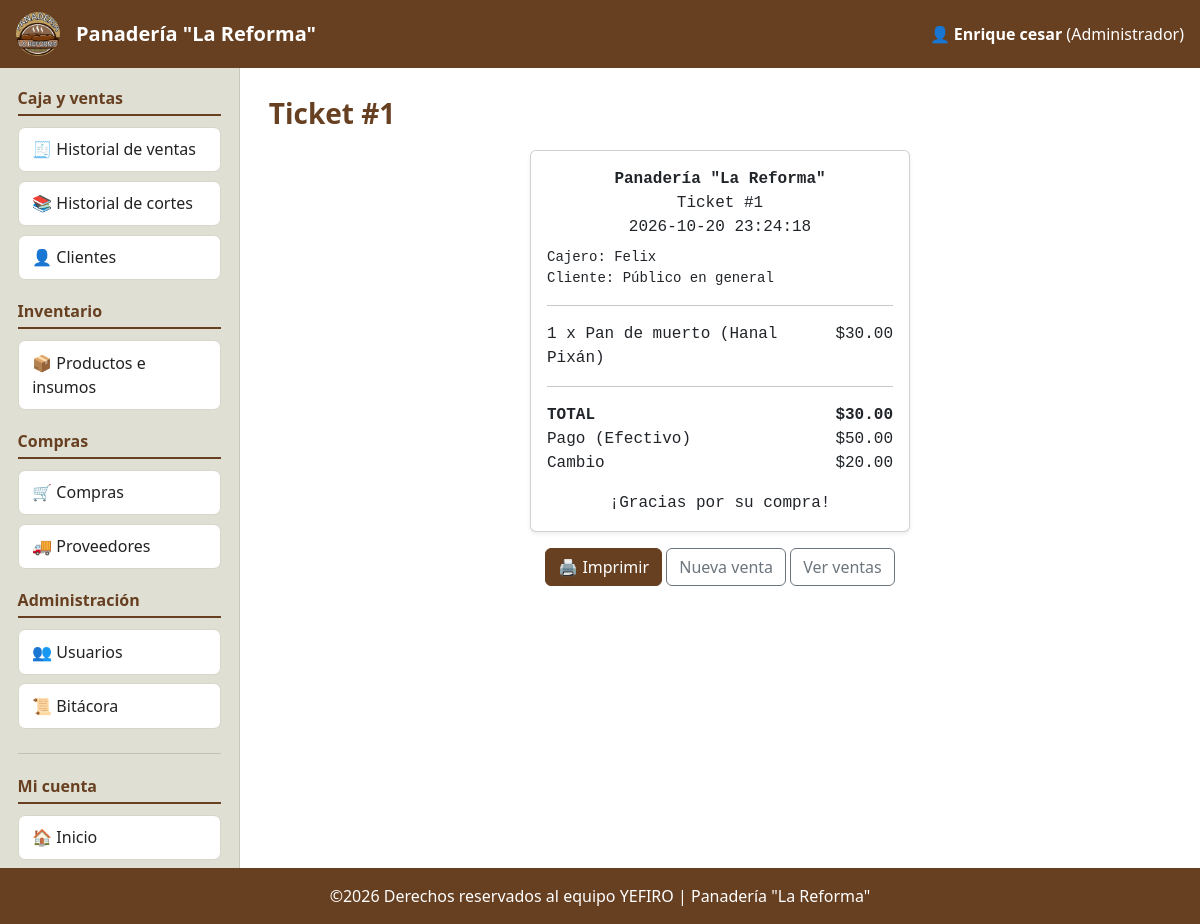
/data/modulos/ventas/ticket.php?id=1 (signed in), run on the app's committed database.
### tables this page shows
CREATE TABLE `tickets` (
  `id_ticket` int(11) NOT NULL,
  `id_corte` int(11) NOT NULL,
  `id_usuario` int(11) NOT NULL,
  `id_cliente` int(11) NOT NULL DEFAULT 1,
  `fecha_hora` datetime NOT NULL,
  `metodo_pago` enum('Efectivo','Tarjeta') NOT NULL,
  `total` decimal(10,2) NOT NULL,
  `recibido` decimal(10,2) NOT NULL DEFAULT 0.00,
  `cambio` decimal(10,2) NOT NULL DEFAULT 0.00,
  `estado` enum('activo','cancelado') NOT NULL DEFAULT 'activo'
);

CREATE TABLE `usuarios` (
  `id_usuario` int(11) NOT NULL,
  `nombre` varchar(100) NOT NULL,
  `correo` varchar(100) NOT NULL,
  `clave_hash` varchar(255) NOT NULL,
  `rol` varchar(20) NOT NULL DEFAULT 'cajero',
  `activo` tinyint(1) NOT NULL DEFAULT 1,
  `fecha_registro` timestamp NOT NULL DEFAULT current_timestamp()
);

CREATE TABLE `clientes` (
  `id_cliente` int(11) NOT NULL,
  `nombre` varchar(100) NOT NULL,
  `telefono` varchar(20) DEFAULT NULL,
  `correo` varchar(100) DEFAULT NULL,
  `direccion` text DEFAULT NULL,
  `fecha_registro` timestamp NOT NULL DEFAULT current_timestamp()
);

CREATE TABLE `ticket_detalle` (
  `id_detalle` int(11) NOT NULL,
  `id_ticket` int(11) NOT NULL,
  `id_producto` int(11) NOT NULL,
  `cantidad` decimal(10,2) NOT NULL,
  `precio_unitario` decimal(10,2) NOT NULL,
  `subtotal` decimal(10,2) NOT NULL
);

CREATE TABLE `productos` (
  `id_producto` int(11) NOT NULL,
  `nombre` varchar(100) NOT NULL,
  `id_categoria` int(11) DEFAULT NULL,
  `tipo` enum('terminado','insumo') NOT NULL DEFAULT 'terminado',
  `unidad` varchar(20) NOT NULL DEFAULT 'pieza',
  `precio` decimal(10,2) NOT NULL DEFAULT 0.00,
  `costo` decimal(10,2) NOT NULL DEFAULT 0.00,
  `stock` decimal(10,2) NOT NULL DEFAULT 0.00,
  `stock_minimo` decimal(10,2) NOT NULL DEFAULT 5.00,
  `activo` tinyint(1) NOT NULL DEFAULT 1,
  `fecha_registro` timestamp NOT NULL DEFAULT current_timestamp()
);

### data/config/permisos.php (called while the page is built, shortened)
<?php
function roles() {
    return [
        'sistemas'      => 'Sistemas',
        'jefe'          => 'Jefe',
        'administrador' => 'Administrador',
        'cajero'        => 'Vendedor',
    ];
}
function nombre_rol($rol) {
    $r = roles();
    return $r[$rol] ?? $rol;
}
?>

### data/modulos/ventas/ticket.php (the view, shortened to what this page needs)
<?php
require_once __DIR__ . '/../../config/inicio.php';
$id = (int)($_GET['id'] ?? 0);
$st = $conn->prepare("SELECT t.*, u.nombre AS cajero, c.nombre AS cliente, k.estado AS estado_corte
                      FROM tickets t
                      JOIN usuarios u ON u.id_usuario = t.id_usuario
                      JOIN clientes c ON c.id_cliente = t.id_cliente
                      JOIN cortes_caja k ON k.id_corte = t.id_corte
                      WHERE t.id_ticket = ?");
$st->bind_param("i", $id);
$st->execute();
$t = $st->get_result()->fetch_assoc();
$st = $conn->prepare("SELECT d.*, p.nombre FROM ticket_detalle d JOIN productos p ON p.id_producto = d.id_producto WHERE d.id_ticket = ?");
$st->bind_param("i", $id);
$st->execute();
$lineas = $st->get_result();
$titulo = "Ticket #" . $t['id_ticket'];
include RUTA_INCLUDES . '/encabezado.php';
?>
<div class="ticket card shadow-sm">
    <div class="card-body">
        <div class="text-center mb-2">
            <b><?= e(NOMBRE_SISTEMA) ?></b><br>
            Ticket #<?= $t['id_ticket'] ?><br>
            <?= e($t['fecha_hora']) ?>
        </div>
        <div class="small mb-2">Cajero: <?= e($t['cajero']) ?><br>Cliente: <?= e($t['cliente']) ?></div>
        <hr>
        <?php while ($l = $lineas->fetch_assoc()): ?>
            <div class="d-flex justify-content-between">
                <span><?= (float)$l['cantidad'] ?> x <?= e($l['nombre']) ?></span>
                <span><?= dinero($l['subtotal']) ?></span>
            </div>
        <?php endwhile; ?>
        <hr>
        <div class="d-flex justify-content-between fw-bold"><span>TOTAL</span><span><?= dinero($t['total']) ?></span></div>
        <div class="d-flex justify-content-between"><span>Pago (<?= e($t['metodo_pago']) ?>)</span><span><?= dinero($t['recibido']) ?></span></div>
        <div class="d-flex justify-content-between"><span>Cambio</span><span><?= dinero($t['cambio']) ?></span></div>
        <div class="text-center mt-3">¡Gracias por su compra!</div>
    </div>
</div>
<div class="text-center mt-3 no-imprimir">
    <button class="btn btn-cafe" onclick="window.print()">🖨 Imprimir</button>
    <a class="btn btn-outline-secondary" href="<?= url('modulos/ventas/cobrar.php') ?>">Nueva venta</a>
    <a class="btn btn-outline-secondary" href="<?= url('modulos/ventas/historial.php') ?>">Ver ventas</a>
</div>
<?php include RUTA_INCLUDES . '/pie.php'; ?>

### data/includes/encabezado.php (shortened to what this page needs)
<!DOCTYPE html>
<html lang="es">
<head>
    <?= bootstrap_css() ?>
    <link rel="stylesheet" href="<?= url('assets/css/estilos.css') ?>?v=<?= filemtime(RUTA_RAIZ . '/assets/css/estilos.css') ?>">
</head>
<body>
    <header class="encabezado d-flex align-items-center px-3 py-2">
        <img src="<?= url(LOGO) ?>" alt="Logo" class="logo-encabezado">
        <span class="fs-5 fw-bold ms-3"><?= e(NOMBRE_SISTEMA) ?></span>
        <span class="ms-auto d-none d-md-inline">
            👤 <b><?= e($_SESSION['nombre']) ?></b> (<?= e(nombre_rol($_SESSION['rol'])) ?>)
        </span>
    </header>
    <div class="cuerpo">
        <?php include RUTA_INCLUDES . '/menu.php'; ?>
        <main class="contenido">
            <?php if (empty($sin_titulo)): ?>
                <h1 class="h3 titulo-pagina"><?= e($titulo) ?></h1>
            <?php endif; ?>

### data/assets/css/estilos.css (style rules this page uses)
:root { --cafe: #673f21; --cafe-oscuro: #4a2a12; --crema: #f1ebd8; --beige: #dfdfd3; }
body { min-height: 100vh; display: flex; flex-direction: column; background: #fff; }
.encabezado { background: var(--cafe); color: #fff; min-height: 68px; }
.logo-encabezado { width: 44px; height: 44px; border-radius: 50%; object-fit: cover; }
.cuerpo { flex: 1; display: flex; }
.contenido { flex: 1; padding: 1.8rem; min-width: 0; }
.titulo-pagina { color: var(--cafe); font-weight: 700; margin-bottom: 1.2rem; }
.btn-cafe { background: var(--cafe); border-color: var(--cafe); color: #fff; }
.ticket { max-width: 380px; margin: 0 auto; font-family: "Courier New", monospace; }

### data on the page
tickets: id_ticket "Ticket #1", id_ticket "1", fecha_hora "2026-10-20 23:24:18", id_usuario.nombre "Felix", id_cliente.nombre "Público en general", total "$30.00", metodo_pago "Efectivo", recibido "$50.00", cambio "$20.00"
ticket_detalle: cantidad "1", id_producto.nombre "Pan de muerto (Hanal Pixán)", subtotal "$30.00"

### other printed values
NOMBRE_SISTEMA "Panadería \"La Reforma\""
$_SESSION['nombre'] "Enrique cesar"
nombre_rol($_SESSION['rol']) "Administrador"
$nombreGrupo "Caja y ventas"
$i[1] "🧾"
$i[2] "Historial de ventas"
$i[1] "📚"
$i[2] "Historial de cortes"
$i[1] "👤"
$i[2] "Clientes"
$nombreGrupo "Inventario"
$i[1] "📦"
$i[2] "Productos e insumos"
$nombreGrupo "Compras"
$i[1] "🛒"
